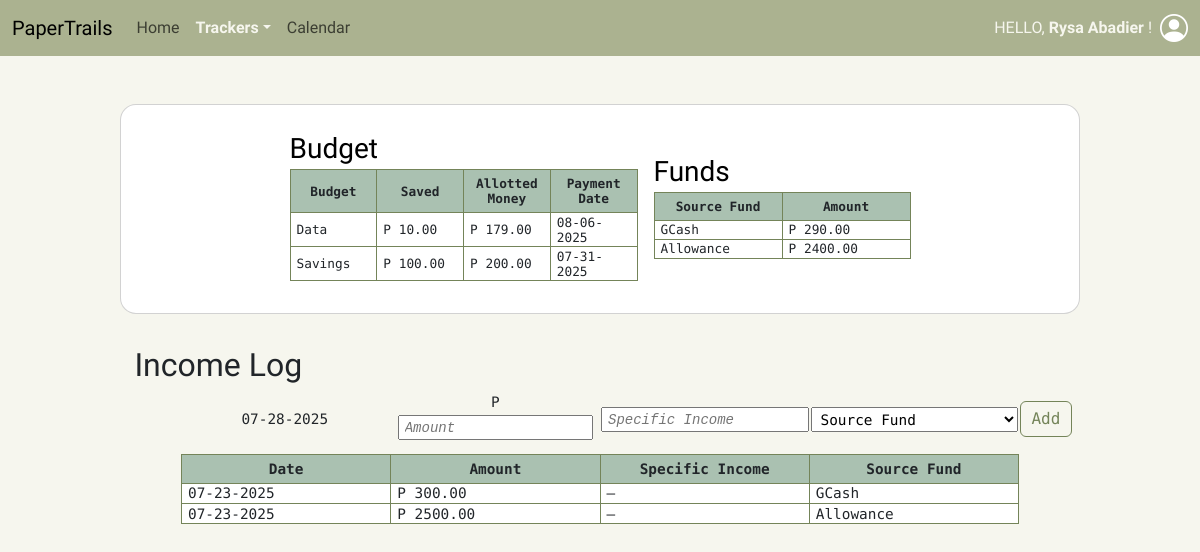
Before: /incomePage.php (signed in) with the older database file.
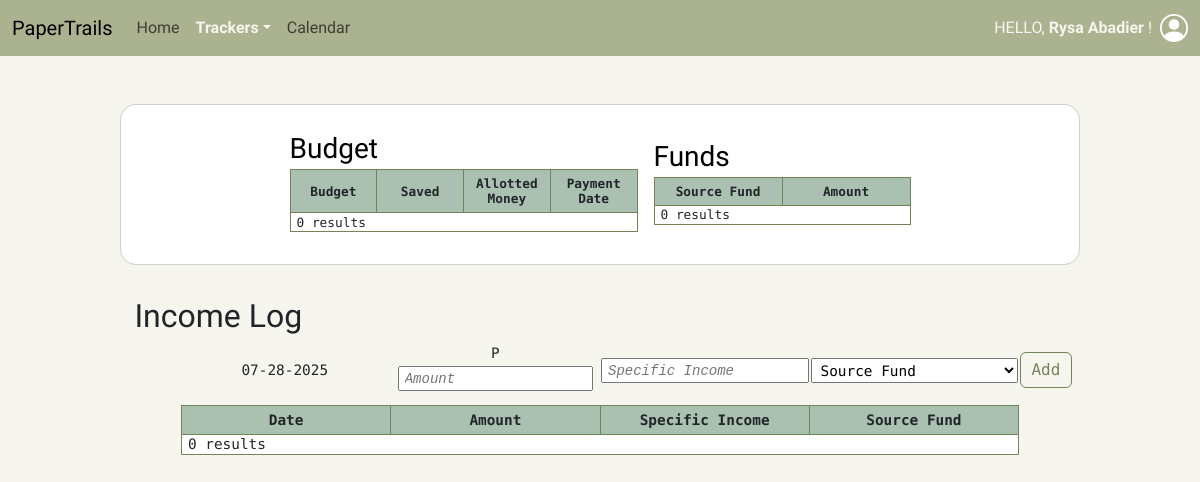
After: the same page with the newer database file.
### tables this page shows
CREATE TABLE `budget` (
  `id` int(11) NOT NULL,
  `user_id` int(11) NOT NULL,
  `amount` decimal(12,2) NOT NULL,
  `total_budget` decimal(12,2) NOT NULL,
  `budget_expense` varchar(255) NOT NULL,
  `expensetype_id` int(11) NOT NULL,
  `source_id` int(11) NOT NULL,
  `frequency_id` int(11) NOT NULL,
  `update_date` date NOT NULL DEFAULT current_timestamp()
);

CREATE TABLE `source_fund` (
  `id` int(11) NOT NULL,
  `user_id` int(11) NOT NULL,
  `name` varchar(255) NOT NULL,
  `amount` decimal(12,2) NOT NULL DEFAULT 0.00,
  `asset_id` int(11) NOT NULL
);

CREATE TABLE `income_log` (
  `id` int(11) NOT NULL,
  `user_id` int(11) NOT NULL,
  `amount` decimal(12,2) NOT NULL,
  `income` varchar(255) DEFAULT '—',
  `source_id` int(11) NOT NULL,
  `income_date` date NOT NULL DEFAULT current_timestamp()
);

### foreignkeys.php (called while the page is built, shortened)
<?php
    function getAssetSource($conn, $id) {
        $sql = "SELECT `Name` FROM Source_Fund WHERE `ID` = $id";
        $result = mysqli_query($conn, $sql);
        $row = mysqli_fetch_assoc($result);
        if ($row > 0) return $row["Name"];
        else return deleteLogs($conn, $id);
    }
?>

### budget.php (the view, shortened to what the changed rows need)
<?php
    include_once("connect.php");
    include_once("session.php");
    include_once("foreignkeys.php");
    function shortListBudget($conn) {
        $sql = "SELECT `ID`, `Update_Date`, `Budget_Expense`, `Amount`, `Total_Budget`, `Frequency_ID` FROM Budget WHERE `User_ID` = " . $_SESSION["id"];
        $result = mysqli_query($conn, $sql);
        budgetHeaders(false);
        if (mysqli_num_rows($result) > 0) {
            while($row = mysqli_fetch_assoc($result)) {
                $payDate = $row["Frequency_ID"];
                $date = date_create($row["Update_Date"]);
                echo '<tr point><td>' . $row["Budget_Expense"] . '</td>';
                echo '<td>P ' . $row["Amount"] . '</td>';
                echo '<td>P ' . $row["Total_Budget"] . '</td>';
                switch ($payDate) {
                    case 2:
                        date_add($date,date_interval_create_from_date_string("1 week"));
                        break;
                    case 3:
                        date_add($date,date_interval_create_from_date_string("2 weeks"));
                        break;
                }
                echo '<td>' . date_format($date,"m-d-Y") . '</td></tr>';
            }
        } else {
            echo '<tr><td colspan="4">0 results</td></tr>';
        }
        echo '</table>';
    }
    function budgetHeaders($show) {
        echo '<table class="dashboard mx-auto"';
        if ($show) {
            echo ' style="font-size: 0.9rem; width: 90%;"';
        }
        echo '>';
        echo '<tr><th>Budget</th>';
        echo '<th>Saved</th>';
        echo '<th>Allotted Money </th>';
        echo '<th>Payment Date</th>';
        echo '</tr>';
    }
?>

### sourcefunds.php (shortened to what the changed rows need)
<?php
    include_once("connect.php");
    include_once("session.php");
    include_once("foreignkeys.php");
    function shortListFunds($conn) {
        fundsHeaders(false);
        $sql = "SELECT `ID`, `Name`, `Amount` FROM Source_Fund WHERE `User_ID` = " . $_SESSION["id"];
        $result = mysqli_query($conn, $sql);
        if (mysqli_num_rows($result) > 0) {
            while($row = mysqli_fetch_assoc($result)) {
                echo '<tr point><td>' . $row["Name"] . '</td>';
                echo '<td>P ' . $row["Amount"] . '</td></tr>';
            }
        } else {
            echo '<tr><td colspan="2">0 results</td></tr>';
        }
        echo '</table>';
    }
    function fundsHeaders($show) {
        echo '<table class="dashboard mx-auto"';
        if ($show) {
            echo ' style="font-size: 0.9rem; width: 90%;"';
        }
        echo '>';
        echo '<tr><th>Source Fund</th>';
        echo '<th>Amount</th>';
    }
?>

### income.php (shortened to what the changed rows need)
<?php
    include_once("connect.php");
    include_once("session.php");
    include_once("foreignkeys.php");
    function editIncome($conn, $page, $editID) {
        incomeHeaders();
        $sql = "SELECT `ID`, DATE_FORMAT(Income_Date, '%m-%d-%Y') AS `Income_Date`, `Amount`, `Income`, `Source_ID` FROM Income_Log WHERE `User_ID` = " . $_SESSION["id"];
        $result = mysqli_query($conn, $sql);
        if (mysqli_num_rows($result) > 0) {
            while($row = mysqli_fetch_assoc($result)) {
                $assetSource = getAssetSource($conn, $row["Source_ID"]);
                if ($page == "income" && $row["ID"] == $editID) {
                    echo '<form action="update.php" method="POST" class="edit-row">';
                        echo '<input type="hidden" name="edit_ID" value="' . $row["ID"] . '">';
                        echo '<input type="hidden" name="date" value="' . $row["Income_Date"] . '">';
                        echo '<input type="hidden" name="initial" value="' . $row["Amount"] . '">';
                        echo '<tr><td>' . $row["Income_Date"] . '</td>';
                        echo '<td>P <input type="text" name="final" value="' . $row["Amount"] . '" /></td>';
                        echo '<td><input type="text" name="name" value="' . $row["Income"] . '" /></td>';
                        echo '<td><select name="source">';
                        foreach (sourceFunds($conn, $_SESSION["id"]) as $id => $sourceFund) {
                            if ($assetSource == $sourceFund) echo '<option value="'. $id . '" selected>' . $sourceFund . '</option>';
                            else echo '<option value="'. $id . '">' . $sourceFund . '</option>';
                        }
                        echo '</select></td></tr>';
                    echo '</form>';
                } else {
                    echo '<tr data-id="' . $row["ID"] . '"><td>' . $row["Income_Date"] . '</td>';
                    echo '<td>P ' . $row["Amount"] . '</td>';
                    echo '<td>' . $row["Income"] . '</td>';
                    echo '<td>' . $assetSource . '</td></tr>';
                }
            }
        } else {
            echo '<tr><td colspan="4">0 results</td></tr>';
        }
        echo '</table>';
    }
    function incomeHeaders() {
        echo '<table class="dashboard mx-auto" style="font-size: 0.9rem; width: 90%;">';
        echo '<tr><th>Date</th>';
        echo '<th>Amount</th>';
        echo '<th>Specific Income</th>';
        echo '<th>Source Fund</th></tr>';
    }
?>

Changed rows visible on the page:
removed budget: budget_expense "Data", amount "10.00", total_budget "179.00", update_date "08-06-2025"
removed budget: budget_expense "Savings", amount "100.00", total_budget "200.00", update_date "07-31-2025"
removed source_fund: name "GCash", amount "290.00"
removed source_fund: name "Allowance", amount "2400.00"
removed income_log: Income_Date "07-23-2025", amount "300.00", income "—", source.name "GCash"
removed income_log: Income_Date "07-23-2025", amount "2500.00", income "—", source.name "Allowance"
Other visible differences:
text now shown: "0 results 0 results 0 results"
